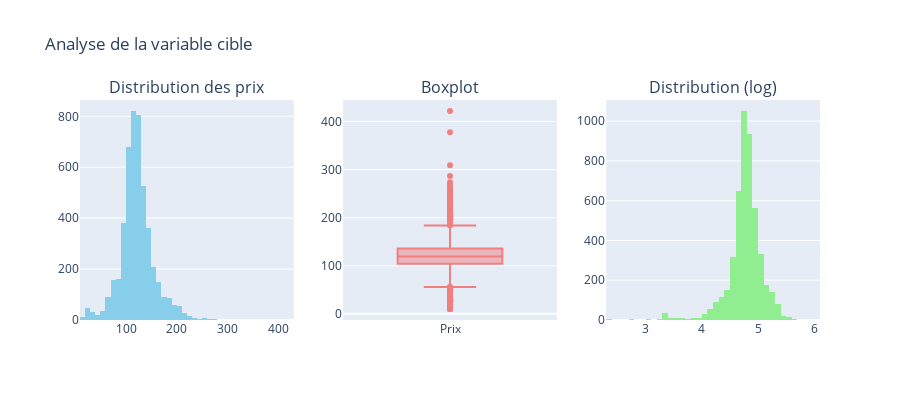

Source (notebook cell):
### Code cell
# Distribution de la variable cible
fig = make_subplots(
    rows=1, cols=3,
    subplot_titles=('Distribution des prix', 'Boxplot', 'Distribution (log)'),
    specs=[[{'type': 'histogram'}, {'type': 'box'}, {'type': 'histogram'}]]
)

# Histogramme
fig.add_trace(
    go.Histogram(x=df_pricing[target], nbinsx=50, name='Prix', marker_color='skyblue'),
    row=1, col=1
)

# Boxplot
fig.add_trace(
    go.Box(y=df_pricing[target], name='Prix', marker_color='lightcoral'),
    row=1, col=2
)

# Distribution log
fig.add_trace(
    go.Histogram(x=np.log1p(df_pricing[target]), nbinsx=50, name='Prix (log)', marker_color='lightgreen'),
    row=1, col=3
)

fig.update_layout(height=400, showlegend=False, title_text="Analyse de la variable cible")
fig.show()

### Figure 1 — Plotly figure (JSON) as saved in the notebook; plotly's stock layout.template omitted (floating-point values rounded to 4 significant figures; data arrays with more than 128 entries replaced by an {"elided": "..."} marker saying what was removed)
{"data": [{"marker": {"color": "skyblue"}, "name": "Prix", "nbinsx": 50, "type": "histogram", "x": {"elided": "4843 int values"}, "xaxis": "x", "yaxis": "y"}, {"marker": {"color": "lightcoral"}, "name": "Prix", "type": "box", "xaxis": "x2", "y": {"elided": "4843 int values"}, "yaxis": "y2"}, {"marker": {"color": "lightgreen"}, "name": "Prix (log)", "nbinsx": 50, "type": "histogram", "x": {"elided": "4843 float values"}, "xaxis": "x3", "yaxis": "y3"}], "layout": {"annotations": [{"font": {"size": 16}, "showarrow": false, "text": "Distribution des prix", "x": 0.1444, "xanchor": "center", "xref": "paper", "y": 1, "yanchor": "bottom", "yref": "paper"}, {"font": {"size": 16}, "showarrow": false, "text": "Boxplot", "x": 0.5, "xanchor": "center", "xref": "paper", "y": 1, "yanchor": "bottom", "yref": "paper"}, {"font": {"size": 16}, "showarrow": false, "text": "Distribution (log)", "x": 0.8556, "xanchor": "center", "xref": "paper", "y": 1, "yanchor": "bottom", "yref": "paper"}], "height": 400, "showlegend": false, "title": {"text": "Analyse de la variable cible"}, "xaxis": {"anchor": "y", "domain": [0, 0.2889]}, "xaxis2": {"anchor": "y2", "domain": [0.3556, 0.6444]}, "xaxis3": {"anchor": "y3", "domain": [0.7111, 1]}, "yaxis": {"anchor": "x", "domain": [0, 1]}, "yaxis2": {"anchor": "x2", "domain": [0, 1]}, "yaxis3": {"anchor": "x3", "domain": [0, 1]}}}
